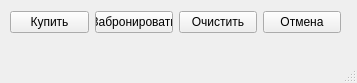
<?xml version="1.0" encoding="UTF-8"?>
<ui version="4.0">
 <class>Window_choise</class>
 <widget class="QMainWindow" name="Window_choise">
  <property name="geometry">
   <rect>
    <x>0</x>
    <y>0</y>
    <width>357</width>
    <height>83</height>
   </rect>
  </property>
  <property name="windowTitle">
   <string>Продажа билетов</string>
  </property>
  <widget class="QWidget" name="centralwidget">
   <widget class="QWidget" name="">
    <property name="geometry">
     <rect>
      <x>10</x>
      <y>10</y>
      <width>331</width>
      <height>25</height>
     </rect>
    </property>
    <layout class="QHBoxLayout" name="horizontalLayout">
     <item>
      <widget class="QPushButton" name="pushButton_bay">
       <property name="text">
        <string>Купить</string>
       </property>
      </widget>
     </item>
     <item>
      <widget class="QPushButton" name="pushButton_block">
       <property name="text">
        <string>Забронировать</string>
       </property>
      </widget>
     </item>
     <item>
      <widget class="QPushButton" name="pushButton_clean">
       <property name="text">
        <string>Очистить</string>
       </property>
      </widget>
     </item>
     <item>
      <widget class="QPushButton" name="pushButton_cuncel">
       <property name="text">
        <string>Отмена</string>
       </property>
      </widget>
     </item>
    </layout>
   </widget>
  </widget>
  <widget class="QMenuBar" name="menubar">
   <property name="geometry">
    <rect>
     <x>0</x>
     <y>0</y>
     <width>357</width>
     <height>21</height>
    </rect>
   </property>
  </widget>
  <widget class="QStatusBar" name="statusbar"/>
 </widget>
 <resources/>
 <connections/>
</ui>
